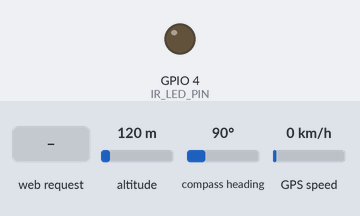
A sketch run on a simulated ESP32. Shown: output pins drawn as LEDs (lit = HIGH). The test bench sets the inputs (shaded band); at power-on: altitude 120 m, compass heading 90°, GPS speed 0 km/h. The GPS gets a fix after 3 s at 37.7749, -122.4194 with 8 satellites; the camera gives no picture; what the sketch prints to the serial monitor is not drawn.

Above: at 2.5 s.
2.6 s: HTTP request GET /ir?state=on received
At 2.9 s:
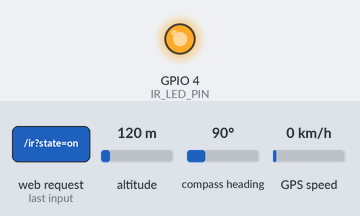
4.1 s: HTTP request GET /ir?state=1 received
At 5.3 s:
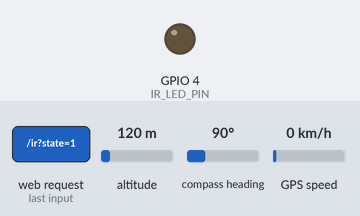
Timing chart, 0 to 7.1 s (numbered marks = the images above; inputs shaded):
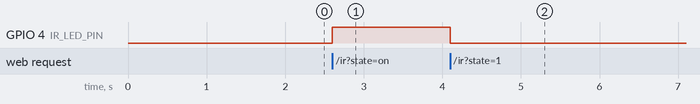

Measured:
- after the input at 2.6 s, GPIO 4 (IR_LED_PIN): LOW → HIGH at once
- after the input at 4.1 s, GPIO 4 (IR_LED_PIN): HIGH → LOW at once

The sketch:

nightguard_rover.ino
```cpp
/*
  ============================================================
                       NIGHTGUARD
            Urban Night Safety Inspection Rover
  ============================================================

  BOARD:
    AI-Thinker ESP32-CAM

  HARDWARE:
    - AI-Thinker ESP32-CAM
    - NEO-6M GPS
    - IR illumination
    - FlySky FS-i6X (manual rover control)

  FEATURES:
    - High-resolution live camera stream
    - Maximum practical OV2640 resolution: UXGA 1600x1200
    - NEO-6M GPS location
    - Satellite count
    - IR light ON/OFF from webpage
    - Google Maps location button
    - ESP32 creates its own Wi-Fi hotspot
    - Clean webpage without decorative images

  IMPORTANT:
    Standard AI-Thinker ESP32-CAM / OV2640 cannot produce
    true 4K video. UXGA 1600x1200 is used here.

  WIFI:
    SSID:     YOUR_WIFI_NAME
    PASSWORD: YOUR_WIFI_PASSWORD
*/

#include "esp_camera.h"
#include <WiFi.h>
#include <WebServer.h>
#include <TinyGPSPlus.h>

// ============================================================
// WIFI ACCESS POINT
// ============================================================

const char* AP_SSID = "YOUR_WIFI_NAME";
const char* AP_PASSWORD = "YOUR_WIFI_PASSWORD";
// ============================================================
// WEB SERVER
// ============================================================

WebServer server(80);

// ============================================================
// GPS
// ============================================================

TinyGPSPlus gps;

#define GPS_RX_PIN 13
#define GPS_TX_PIN 14

HardwareSerial GPS_Serial(2);

// ============================================================
// IR LIGHT
// ============================================================

#define IR_LED_PIN 4

bool irState = false;

// ============================================================
// AI-THINKER ESP32-CAM CAMERA PINS
// ============================================================

#define PWDN_GPIO_NUM     32
#define RESET_GPIO_NUM    -1
#define XCLK_GPIO_NUM      0
#define SIOD_GPIO_NUM     26
#define SIOC_GPIO_NUM     27

#define Y9_GPIO_NUM       35
#define Y8_GPIO_NUM       34
#define Y7_GPIO_NUM       39
#define Y6_GPIO_NUM       36
#define Y5_GPIO_NUM       21
#define Y4_GPIO_NUM       19
#define Y3_GPIO_NUM       18
#define Y2_GPIO_NUM        5

#define VSYNC_GPIO_NUM    25
#define HREF_GPIO_NUM     23
#define PCLK_GPIO_NUM     22

// ============================================================
// GPS VARIABLES
// ============================================================

double latitude = 0.0;
double longitude = 0.0;

int satellites = 0;

bool gpsValid = false;

String gpsStatus = "WAITING FOR GPS";

// ============================================================
// UPDATE GPS
// ============================================================

void updateGPS()
{
  while (GPS_Serial.available())
  {
    gps.encode(GPS_Serial.read());
  }

  if (gps.location.isValid())
  {
    latitude = gps.location.lat();
    longitude = gps.location.lng();

    if (gps.satellites.isValid())
    {
      satellites = gps.satellites.value();
    }
    else
    {
      satellites = 0;
    }

    gpsValid = true;
    gpsStatus = "GPS FIXED";
  }
  else
  {
    gpsValid = false;
    gpsStatus = "SEARCHING FOR GPS";
  }
}

// ============================================================
// CAMERA INITIALIZATION
// ============================================================

bool startCamera()
{
  camera_config_t config;

  config.ledc_channel = LEDC_CHANNEL_0;
  config.ledc_timer   = LEDC_TIMER_0;

  config.pin_d0 = Y2_GPIO_NUM;
  config.pin_d1 = Y3_GPIO_NUM;
  config.pin_d2 = Y4_GPIO_NUM;
  config.pin_d3 = Y5_GPIO_NUM;
  config.pin_d4 = Y6_GPIO_NUM;
  config.pin_d5 = Y7_GPIO_NUM;
  config.pin_d6 = Y8_GPIO_NUM;
  config.pin_d7 = Y9_GPIO_NUM;

  config.pin_xclk = XCLK_GPIO_NUM;

  config.pin_pclk = PCLK_GPIO_NUM;
  config.pin_vsync = VSYNC_GPIO_NUM;
  config.pin_href = HREF_GPIO_NUM;

  config.pin_sccb_sda = SIOD_GPIO_NUM;
  config.pin_sccb_scl = SIOC_GPIO_NUM;

  config.pin_pwdn = PWDN_GPIO_NUM;
  config.pin_reset = RESET_GPIO_NUM;

  config.xclk_freq_hz = 20000000;

  config.pixel_format = PIXFORMAT_JPEG;

  /*
     Maximum practical resolution of OV2640:
     UXGA = 1600 x 1200

     We use PSRAM because high-resolution streaming
     requires the additional frame buffer memory.
  */

  if (psramFound())
  {
    config.frame_size = FRAMESIZE_UXGA;

    /*
       Lower number = higher JPEG quality.
       8 gives a relatively high-quality image.
    */
    config.jpeg_quality = 8;

    /*
       Two frame buffers improve streaming performance.
    */
    config.fb_count = 2;
  }
  else
  {
    /*
       UXGA with no PSRAM can cause memory problems.
       Fall back to SVGA.
    */

    config.frame_size = FRAMESIZE_SVGA;
    config.jpeg_quality = 10;
    config.fb_count = 1;
  }

  esp_err_t err = esp_camera_init(&config);

  if (err != ESP_OK)
  {
    Serial.printf(
      "Camera initialization failed: 0x%x\n",
      err
    );

    return false;
  }

  sensor_t *sensor = esp_camera_sensor_get();

  if (sensor != NULL)
  {
    /*
       Slight brightness increase for night inspection.
    */
    sensor->set_brightness(sensor, 1);

    sensor->set_contrast(sensor, 0);

    sensor->set_saturation(sensor, 0);
  }

  return true;
}

// ============================================================
// WEBPAGE
// ============================================================

void handleRoot()
{
  String html = R"rawliteral(
<!DOCTYPE html>

<html>

<head>

<meta name="viewport"
      content="width=device-width, initial-scale=1">

<title>NIGHTGUARD</title>

<style>

* {
  box-sizing: border-box;
}

body {
  margin: 0;
  font-family: Arial, sans-serif;
  background: #0b0b0b;
  color: white;
}

.header {
  text-align: center;
  padding: 20px;
  background: #151515;
}

.header h1 {
  margin: 0;
  font-size: 30px;
}

.header p {
  margin: 8px 0 0 0;
  color: #aaaaaa;
}

.container {
  max-width: 1100px;
  margin: auto;
  padding: 15px;
}

.card {
  background: #171717;
  border-radius: 12px;
  padding: 18px;
  margin-bottom: 15px;
}

.camera {
  width: 100%;
  display: block;
  border-radius: 8px;
}

.title {
  font-size: 20px;
  margin-bottom: 12px;
}

.data {
  font-size: 18px;
  margin: 8px 0;
}

.status {
  font-size: 20px;
  font-weight: bold;
}

button {
  border: none;
  border-radius: 8px;
  padding: 13px 20px;
  margin: 5px;
  font-size: 16px;
  cursor: pointer;
}

.irOn {
  background: #16803c;
  color: white;
}

.irOff {
  background: #b91c1c;
  color: white;
}

.mapButton {
  background: #2563eb;
  color: white;
}

.footer {
  text-align: center;
  padding: 20px;
  color: #777777;
}

</style>

</head>

<body>

<div class="header">

<h1>NIGHTGUARD</h1>

<p>Urban Night Safety Inspection Rover</p>

</div>

<div class="container">

<div class="card">

<div class="title">
LIVE CAMERA
</div>

<img class="camera" src="/stream">

</div>


<div class="card">

<div class="title">
GPS STATUS
</div>

<div id="gpsStatus" class="status">
WAITING FOR GPS
</div>

</div>


<div class="card">

<div class="title">
GPS LOCATION
</div>

<div id="location" class="data">
Waiting for GPS fix...
</div>

<div class="data">
Satellites:
<span id="satellites">0</span>
</div>

<button class="mapButton"
        onclick="openMap()">

OPEN LOCATION ON MAP

</button>

</div>


<div class="card">

<div class="title">
IR ILLUMINATION
</div>

<div id="irStatus" class="status">
OFF
</div>

<br>

<button class="irOn"
        onclick="controlIR('on')">

TURN IR ON

</button>

<button class="irOff"
        onclick="controlIR('off')">

TURN IR OFF

</button>

</div>


<div class="card">

<div class="title">
ROVER CONTROL
</div>

<p>
Rover movement is manually controlled using
the FlySky FS-i6X transmitter.
</p>

</div>

</div>


<div class="footer">

NIGHTGUARD

</div>


<script>

let currentLat = 0;
let currentLng = 0;


// ============================================================
// UPDATE GPS
// ============================================================

function updateGPS()
{
  fetch('/gps')

  .then(response => response.json())

  .then(data =>
  {
    currentLat = data.latitude;
    currentLng = data.longitude;

    document.getElementById("gpsStatus").innerHTML =
      data.status;

    document.getElementById("satellites").innerHTML =
      data.satellites;

    if (data.valid)
    {
      document.getElementById("location").innerHTML =
        data.latitude.toFixed(6) +
        " , " +
        data.longitude.toFixed(6);
    }
    else
    {
      document.getElementById("location").innerHTML =
        "Waiting for GPS fix...";
    }
  })

  .catch(error =>
  {
    console.log(error);
  });
}


// ============================================================
// IR CONTROL
// ============================================================

function controlIR(state)
{
  fetch('/ir?state=' + state)

  .then(response => response.text())

  .then(data =>
  {
    document.getElementById("irStatus").innerHTML =
      data;
  });
}


// ============================================================
// GOOGLE MAPS
// ============================================================

function openMap()
{
  if (currentLat == 0 && currentLng == 0)
  {
    alert("GPS location is not available yet.");
    return;
  }

  let url =
    "https://www.google.com/maps?q=" +
    currentLat +
    "," +
    currentLng;

  window.open(url, "_blank");
}


// ============================================================
// GPS UPDATE EVERY 2 SECONDS
// ============================================================

setInterval(updateGPS, 2000);

updateGPS();

</script>

</body>

</html>

)rawliteral";

  server.send(
    200,
    "text/html",
    html
  );
}

// ============================================================
// GPS API
// ============================================================

void handleGPS()
{
  String json = "{";

  json += "\"valid\":";
  json += gpsValid ? "true" : "false";

  json += ",";

  json += "\"latitude\":";
  json += String(latitude, 6);

  json += ",";

  json += "\"longitude\":";
  json += String(longitude, 6);

  json += ",";

  json += "\"satellites\":";
  json += String(satellites);

  json += ",";

  json += "\"status\":\"";
  json += gpsStatus;
  json += "\"";

  json += "}";

  server.send(
    200,
    "application/json",
    json
  );
}

// ============================================================
// IR CONTROL API
// ============================================================

void handleIR()
{
  if (!server.hasArg("state"))
  {
    server.send(
      400,
      "text/plain",
      "Missing state"
    );

    return;
  }

  String state =
    server.arg("state");

  if (state == "on")
  {
    irState = true;

    digitalWrite(
      IR_LED_PIN,
      HIGH
    );

    server.send(
      200,
      "text/plain",
      "ON"
    );
  }
  else
  {
    irState = false;

    digitalWrite(
      IR_LED_PIN,
      LOW
    );

    server.send(
      200,
      "text/plain",
      "OFF"
    );
  }
}

// ============================================================
// CAMERA STREAM
// ============================================================

void handleStream()
{
  WiFiClient client =
    server.client();

  String response =
    "HTTP/1.1 200 OK\r\n"
    "Content-Type: multipart/x-mixed-replace; boundary=frame\r\n"
    "Cache-Control: no-cache\r\n"
    "Pragma: no-cache\r\n"
    "Connection: close\r\n\r\n";

  client.print(response);

  while (client.connected())
  {
    camera_fb_t *fb =
      esp_camera_fb_get();

    if (!fb)
    {
      Serial.println(
        "Camera capture failed"
      );

      break;
    }

    client.printf(
      "--frame\r\n"
      "Content-Type: image/jpeg\r\n"
      "Content-Length: %u\r\n\r\n",
      fb->len
    );

    client.write(
      fb->buf,
      fb->len
    );

    client.print("\r\n");

    esp_camera_fb_return(fb);

    /*
       Small delay prevents the ESP32 from being
       overloaded while streaming.
    */

    delay(30);
  }
}

// ============================================================
// SETUP
// ============================================================

void setup()
{
  Serial.begin(115200);

  delay(1000);

  Serial.println();
  Serial.println(
    "=========================================="
  );

  Serial.println(
    "          NIGHTGUARD STARTING"
  );

  Serial.println(
    "=========================================="
  );


  // ==========================================================
  // IR
  // ==========================================================

  pinMode(
    IR_LED_PIN,
    OUTPUT
  );

  digitalWrite(
    IR_LED_PIN,
    LOW
  );


  // ==========================================================
  // CAMERA
  // ==========================================================

  Serial.println(
    "Starting camera..."
  );

  if (!startCamera())
  {
    Serial.println(
      "CAMERA INITIALIZATION FAILED"
    );

    while (true)
    {
      delay(1000);
    }
  }

  Serial.println(
    "Camera initialized successfully."
  );


  // ==========================================================
  // GPS
  // ==========================================================

  Serial.println(
    "Starting GPS..."
  );

  GPS_Serial.begin(
    9600,
    SERIAL_8N1,
    GPS_RX_PIN,
    GPS_TX_PIN
  );

  Serial.println(
    "GPS initialized."
  );


  // ==========================================================
  // WIFI
  // ==========================================================

  Serial.println(
    "Starting NIGHTGUARD Wi-Fi..."
  );

  WiFi.mode(WIFI_AP);

  WiFi.softAP(
    AP_SSID,
    AP_PASSWORD
  );

  IPAddress IP =
    WiFi.softAPIP();


  Serial.println();

  Serial.println(
    "=========================================="
  );

  Serial.println(
    "          NIGHTGUARD READY"
  );

  Serial.println(
    "=========================================="
  );

  Serial.print(
    "Wi-Fi Name: "
  );

  Serial.println(
    AP_SSID
  );

  Serial.print(
    "Wi-Fi Password: "
  );

  Serial.println(
    AP_PASSWORD
  );

  Serial.print(
    "Webpage: http://"
  );

  Serial.println(
    IP
  );

  Serial.println(
    "=========================================="
  );


  // ==========================================================
  // WEB SERVER ROUTES
  // ==========================================================

  server.on(
    "/",
    HTTP_GET,
    handleRoot
  );

  server.on(
    "/gps",
    HTTP_GET,
    handleGPS
  );

  server.on(
    "/ir",
    HTTP_GET,
    handleIR
  );

  server.on(
    "/stream",
    HTTP_GET,
    handleStream
  );


  server.begin();

  Serial.println(
    "Web server started."
  );
}

// ============================================================
// LOOP
// ============================================================

void loop()
{
  updateGPS();

  server.handleClient();

  delay(2);
}
```
